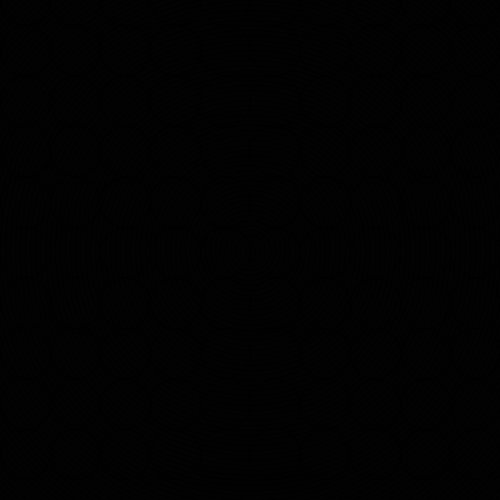
Frame 1 (no input)
Frame 60 (the mouse pressed at the canvas centre just before this capture): identical to frame 1, image omitted
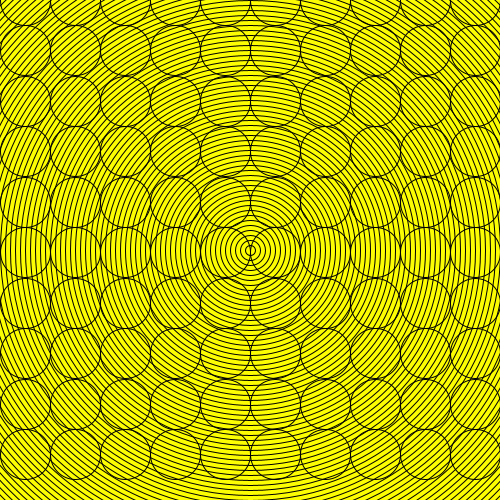
Frame 120 (the mouse held since frame 60 and released just before this capture)

The Processing sketch that drew these frames (run headless with seeded random() and noise(); from frame 60 on, the mouse is pressed at the canvas centre):

// Processing sketch: processing_25269
// ── processing_25269.pde

//Problem Set 3
//Question 4
//Matt Iannacci

boolean grid[][] = new boolean[10][10];
void setup() {
  size(500,500);
  smooth();
}  
void draw() {
  background(255);
  int radius = 1000;
  int spacing = 10; 
  while ( radius > 0 ) {
  fill(mouseX,mouseY,0,55);
  ellipse(width/2, height/2, radius, radius);
  radius = radius - spacing;
  }
  
  float w = width / grid.length;
  for (int i=0; i < grid.length; i++) {
    for (int m=0; m < grid.length; m++) {
      float x = w/2 + i*w;
      float y = m/2 + m*w;
      if (grid[i][m]) {
        noFill();
      }
      else {
        noFill();
      }
      ellipse(x, y, w, w);
    }
 }
}
